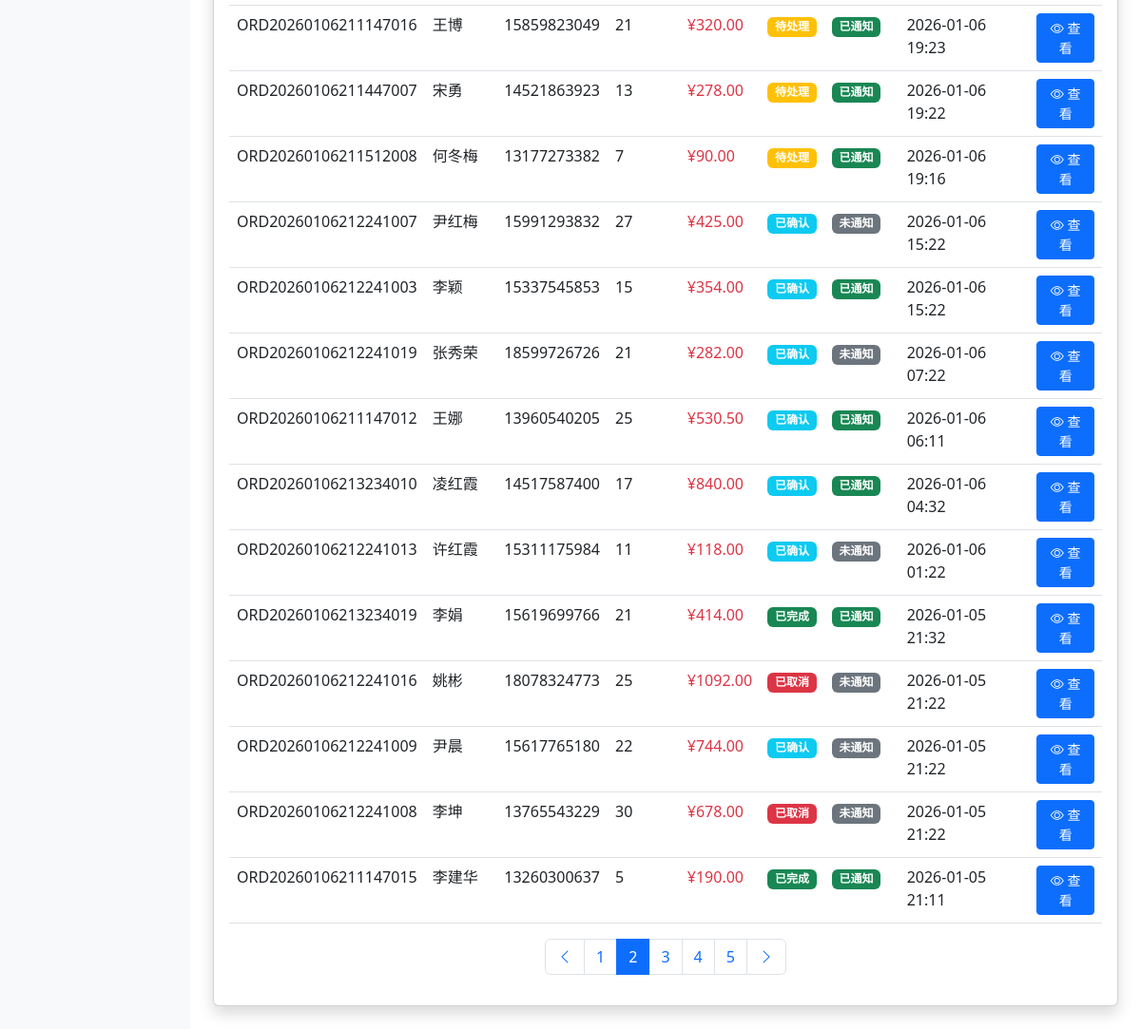
The page /admin/orders?page=2&status=&q= (signed in, lower part) on the database as committed earlier.
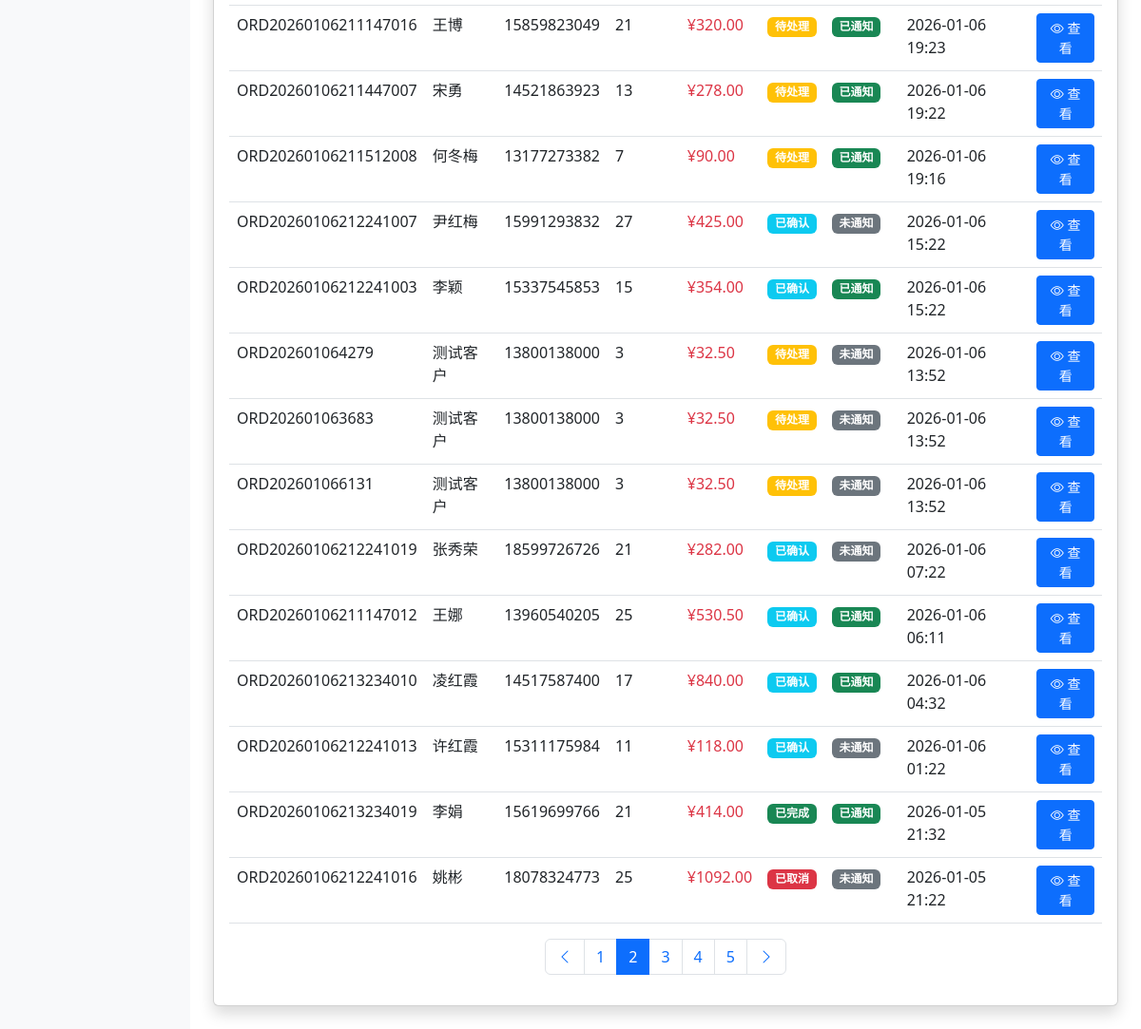
The same page on the database as committed later.
### app/models.py (models this page shows, shortened)
class Order(db.Model):
    __tablename__ = 'orders'
    id = db.Column(db.Integer, primary_key=True)
    order_no = db.Column(db.String(50), unique=True, nullable=False, index=True)  # 订单号
    customer_name = db.Column(db.String(100), nullable=False)
    customer_phone = db.Column(db.String(20))
    customer_email = db.Column(db.String(120))
    customer_address = db.Column(db.Text)
    total_amount = db.Column(db.Float, default=0)  # 总金额
    total_quantity = db.Column(db.Integer, default=0)  # 总数量
    status = db.Column(db.String(20), default='pending')  # pending, confirmed, shipped, completed, cancelled
    notes = db.Column(db.Text)  # 备注
    notified = db.Column(db.Boolean, default=False)  # 是否已通知
    created_at = db.Column(db.DateTime, default=datetime.utcnow)
    updated_at = db.Column(db.DateTime, default=datetime.utcnow, onupdate=datetime.utcnow)
    user_id = db.Column(db.Integer, db.ForeignKey('users.id'))
    items = db.relationship('OrderItem', backref='order', lazy='dynamic', cascade='all, delete-orphan')

### app/routes/admin.py (the view)
@admin_bp.route('/orders')
@login_required
def orders():
    page = request.args.get('page', 1, type=int)
    per_page = 20
    status = request.args.get('status', '')
    query_text = request.args.get('q', '')
    orders_query = Order.query
    if status:
        orders_query = orders_query.filter_by(status=status)
    if query_text:
        orders_query = orders_query.filter(
            (Order.order_no.contains(query_text)) |
            (Order.customer_name.contains(query_text)) |
            (Order.customer_phone.contains(query_text))
        )
    pagination = orders_query.order_by(Order.created_at.desc()).paginate(
        page=page, per_page=per_page, error_out=False
    )
    return render_template('admin/orders.html',
                         orders=pagination.items,
                         pagination=pagination,
                         status=status,
                         query=query_text)

### app/templates/admin/orders.html (shortened to what the changed rows need)
{% extends "admin/base.html" %}
{% block content %}
<div class="card shadow">
    <div class="card-body">
        <div class="table-responsive">
            <table class="table table-hover">
                <tbody>
                    {% if orders %}
                        {% for order in orders %}
                        <tr>
                            <td>{{ order.order_no }}</td>
                            <td>{{ order.customer_name }}</td>
                            <td>{{ order.customer_phone or '-' }}</td>
                            <td>{{ order.total_quantity }}</td>
                            <td class="text-danger">¥{{ "%.2f"|format(order.total_amount) }}</td>
                            <td>
                                {% if order.status == 'pending' %}
                                    <span class="badge bg-warning">待处理</span>
                                {% elif order.status == 'confirmed' %}
                                    <span class="badge bg-info">已确认</span>
                                {% elif order.status == 'shipped' %}
                                    <span class="badge bg-primary">已发货</span>
                                {% elif order.status == 'completed' %}
                                    <span class="badge bg-success">已完成</span>
                                {% elif order.status == 'cancelled' %}
                                    <span class="badge bg-danger">已取消</span>
                                {% endif %}
                            </td>
                            <td>
                                {% if order.notified %}
                                    <span class="badge bg-success">已通知</span>
                                {% else %}
                                    <span class="badge bg-secondary">未通知</span>
                                {% endif %}
                            </td>
                            <td>{{ order.created_at.strftime('%Y-%m-%d %H:%M') }}</td>
                            <td>
                                <a href="{{ url_for('admin.order_detail', order_id=order.id) }}" class="btn btn-sm btn-primary">
                                    <i class="bi bi-eye"></i> 查看
                                </a>
                            </td>
                        </tr>
                        {% endfor %}
                    {% else %}
                        <tr>
                            <td colspan="9" class="text-center text-muted py-4">暂无订单</td>
                        </tr>
                    {% endif %}
                </tbody>
            </table>
        </div>
        {% if pagination.pages > 1 %}
        <nav aria-label="Page navigation">
            <ul class="pagination justify-content-center">
                {% for page_num in pagination.iter_pages(left_edge=1, right_edge=1, left_current=2, right_current=2) %}
                    {% if page_num %}
                        {% if page_num == pagination.page %}
                        <li class="page-item active">
                            <span class="page-link">{{ page_num }}</span>
                        </li>
                        {% else %}
                        <li class="page-item">
                            <a class="page-link" href="{{ url_for('admin.orders', page=page_num, status=status, q=query) }}">
                                {{ page_num }}
                            </a>
                        </li>
                        {% endif %}
                    {% else %}
                    <li class="page-item disabled">
                        <span class="page-link">...</span>
                    </li>
                    {% endif %}
                {% endfor %}
            </ul>
        </nav>
        {% endif %}
    </div>
</div>
{% endblock %}

Rows that differ between the two databases and show on the page:
no longer on this page (row unchanged): Order: order_no "ORD20260106212241009", customer_name "尹晨", customer_phone "15617765180", total_quantity "22", total_amount "744.00", status "已确认", notified "未通知", created_at "2026-01-05 21:22"
no longer on this page (row unchanged): Order: order_no "ORD20260106212241008", customer_name "李坤", customer_phone "13765543229", total_quantity "30", total_amount "678.00", status "已取消", notified "未通知", created_at "2026-01-05 21:22"
no longer on this page (row unchanged): Order: order_no "ORD20260106211147015", customer_name "李建华", customer_phone "13260300637", total_quantity "5", total_amount "190.00", status "已完成", notified "已通知", created_at "2026-01-05 21:11"
added Order: order_no "ORD202601064279", customer_name "测试客户", customer_phone "13800138000", total_quantity "3", total_amount "32.50", status "待处理", notified "未通知", created_at "2026-01-06 13:52"
added Order: order_no "ORD202601063683", customer_name "测试客户", customer_phone "13800138000", total_quantity "3", total_amount "32.50", status "待处理", notified "未通知", created_at "2026-01-06 13:52"
added Order: order_no "ORD202601066131", customer_name "测试客户", customer_phone "13800138000", total_quantity "3", total_amount "32.50", status "待处理", notified "未通知", created_at "2026-01-06 13:52"
